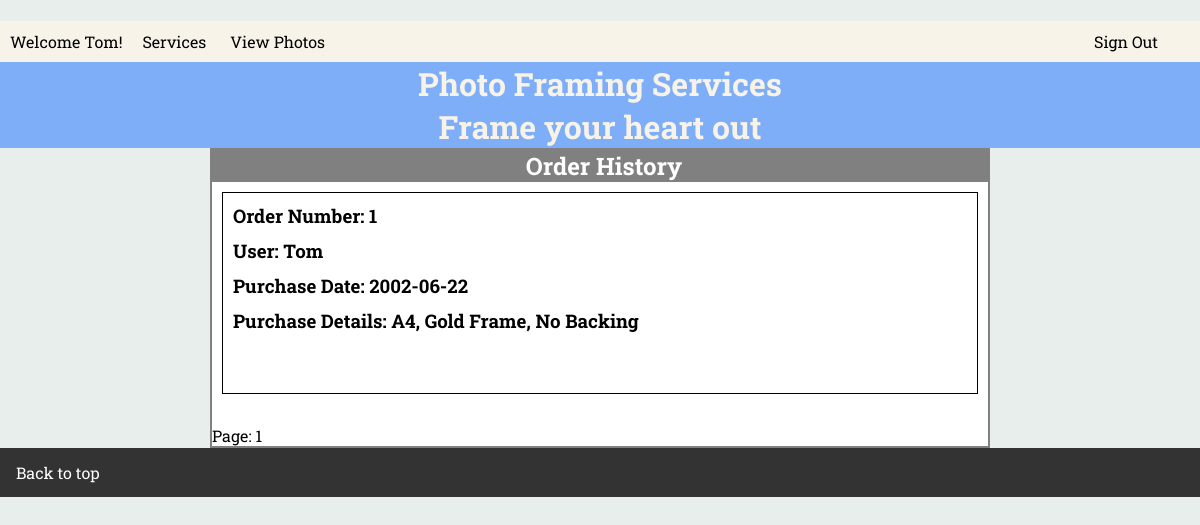
The app's page /order_history.php (signed in) with its own data.
### tables this page shows
CREATE TABLE Purchase_summary (
  username      VARCHAR(30) NOT NULL, 
  purchase_id	int not null AUTO_INCREMENT,
  description	VARCHAR(30) NOT NULL,
  purchase_date	DATE NOT NULL,
  CONSTRAINT pk_purchase PRIMARY KEY (purchase_id),
  Constraint fk_purchase_customer FOREIGN KEY (username) references Customer(username)
);

### order_history.php (the view, shortened to what this page needs)
<?php
$host = "localhost";
$user = "Solon";
$pass = "speakeasy";
$db = "event_photo";
$page_length = 5;
if(isset($_POST['searchButton']) || !isset($_POST['page_num'])){
	$page_num = 1;
	$page_max = $page_length;
}
$page_min = $page_max-$page_length;
$order_count=0;
$con=mysqli_connect($host,$user,$pass,$db);
$username = $_SESSION['sess_username'];
$query = "SELECT * FROM customer WHERE username = '$username';";
$result = mysqli_query ($con,$query);
$userData = mysqli_fetch_array($result);
$admin = $userData['admin_rights'];
if(!$admin)
	$query = "SELECT * FROM purchase_summary WHERE username = $username;";
else
	$query = "SELECT * FROM purchase_summary;";
$history = mysqli_query($con, $query);
?>
<html>
  <head>
	<link rel="stylesheet" type="text/css" href="css/order_history.css">
  </head>
  <body>
	<div class="header">
        <div id="navbar">
            <div class = "user-welcome">
                <?php echo "Welcome ".ucfirst($_SESSION['sess_username'])."!" ?>
            </div>
            <div class = "navbar-item">
                <a href=services.php>Services</a>
            </div>
			<div class = "navbar-item">
                <a href=photos.php#home>View Photos</a>
            </div><aside>
            <div class = "navbar-item sign-out">
                <a href=login.html>Sign Out</a>
            </aside></div>
        </div>
    <div class="banner">
        <h1>Photo Framing Services</h1>
        <h1>Frame your heart out</h1>
    </div>
	<form action="" method="post" id="searchForm">
	<div class="main">
	<h2>Order History</h2>
	<?php
		while($summary = mysqli_fetch_array($history)){
			$order_count++;
			if($order_count>$page_min && $order_count <= $page_max){
				$user = $summary['username'];
				$description = $summary['description'];
				$date = $summary['purchase_date'];
				echo "<div class = 'order'>";
				echo "<h3>Order Number: $order_count</h3>";
				echo "<h3>User: $user</h3>";
				echo "<h3>Purchase Date: $date</h3>";
				echo "<h3>Purchase Details: $description</h3>";
				echo "</div>";
			}
		}
	?>
	<br>
	<div>
		<?php
		echo " Page: $page_num ";
		?>
	</div>
	</div>
	</form>
	<ul>
		<li><a href="#home">Back to top</a></li>
	</ul>
   </body>
</html>

### css/order_history.css (style rules this page uses)
* { margin: 0px; padding-top: 0px; }
html, body { padding: 0px; margin: 0px; font-family: 'Roboto Slab', sans-serif; background-color: #E8EEEC; }
h1 { margin: 0px; }
h2 { text-align: center; background-color: grey; color: white; margin: 0px; }
h3 { background-color: grey; color: white; margin: 0px; }
.main { margin-left: 210px; margin-right: 210px; border: 2px solid grey; margin-bottom: 0px; background-color: white; }
ul { list-style-type: none; margin: 0; padding: 0; overflow: hidden; background-color: #333; }
li { float: left; }
li a { display: block; color: white; text-align: center; padding: 14px 16px; text-decoration: none; }
.order { border: 1px solid black; margin: 10px; height: 200px; background-color: white; }
.order h3,label { background-color: white; color: black; margin: 10px; }
aside { float: right; width: 200px; }
a { text-decoration: none; }
.header { grid-area: h; filter: blur(0px); border-radius: 0px 0px 0px 0px; }
.banner { grid-area: b; text-align: center; background-color:rgb(127, 174, 249); color: rgb(248, 243, 233); }
#navbar { background-color: rgb(248, 243, 233); padding-top: 0px; }
#navbar div { display: inline-block; padding: 10px; font-weight: normal; }
.navbar-item a:link { text-decoration: none; color: rgb(0, 0, 0); }
.sign-out { float: right; margin-right: 2em; }
.user-welcome { float: left; }

### records on screen
purchase_summary: username "Tom", purchase_date "2002-06-22", description "A4, Gold Frame, No Backing"

### other values on screen
$_SESSION['sess_username'] "Tom"
$page_num "1"
